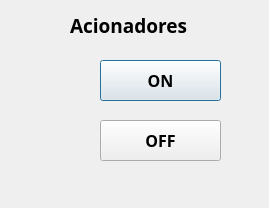
<?xml version="1.0" encoding="UTF-8"?>
<ui version="4.0">
 <class>Dialog</class>
 <widget class="QDialog" name="Dialog">
  <property name="geometry">
   <rect>
    <x>0</x>
    <y>0</y>
    <width>269</width>
    <height>208</height>
   </rect>
  </property>
  <property name="windowTitle">
   <string>Dialog</string>
  </property>
  <widget class="QLabel" name="label">
   <property name="geometry">
    <rect>
     <x>70</x>
     <y>10</y>
     <width>161</width>
     <height>31</height>
    </rect>
   </property>
   <property name="font">
    <font>
     <family>Arial Black</family>
     <pointsize>14</pointsize>
     <weight>75</weight>
     <bold>true</bold>
    </font>
   </property>
   <property name="text">
    <string>Acionadores</string>
   </property>
  </widget>
  <widget class="QLabel" name="label_2">
   <property name="geometry">
    <rect>
     <x>30</x>
     <y>0</y>
     <width>51</width>
     <height>41</height>
    </rect>
   </property>
   <property name="text">
    <string/>
   </property>
   <property name="pixmap">
    <pixmap>../../Downloads/led.png</pixmap>
   </property>
   <property name="scaledContents">
    <bool>true</bool>
   </property>
  </widget>
  <widget class="QLabel" name="label_3">
   <property name="geometry">
    <rect>
     <x>40</x>
     <y>60</y>
     <width>51</width>
     <height>41</height>
    </rect>
   </property>
   <property name="text">
    <string/>
   </property>
   <property name="pixmap">
    <pixmap>../../Downloads/on.ico</pixmap>
   </property>
   <property name="scaledContents">
    <bool>true</bool>
   </property>
  </widget>
  <widget class="QLabel" name="label_4">
   <property name="geometry">
    <rect>
     <x>40</x>
     <y>120</y>
     <width>51</width>
     <height>41</height>
    </rect>
   </property>
   <property name="text">
    <string/>
   </property>
   <property name="pixmap">
    <pixmap>../../Downloads/off.ico</pixmap>
   </property>
   <property name="scaledContents">
    <bool>true</bool>
   </property>
  </widget>
  <widget class="QPushButton" name="pushButton">
   <property name="geometry">
    <rect>
     <x>100</x>
     <y>60</y>
     <width>121</width>
     <height>41</height>
    </rect>
   </property>
   <property name="font">
    <font>
     <family>Arial Black</family>
     <pointsize>12</pointsize>
     <weight>75</weight>
     <bold>true</bold>
    </font>
   </property>
   <property name="text">
    <string>ON</string>
   </property>
  </widget>
  <widget class="QPushButton" name="pushButton_2">
   <property name="geometry">
    <rect>
     <x>100</x>
     <y>120</y>
     <width>121</width>
     <height>41</height>
    </rect>
   </property>
   <property name="font">
    <font>
     <family>Arial Black</family>
     <pointsize>12</pointsize>
     <weight>75</weight>
     <bold>true</bold>
    </font>
   </property>
   <property name="text">
    <string>OFF</string>
   </property>
  </widget>
  <widget class="QLabel" name="label_5">
   <property name="geometry">
    <rect>
     <x>60</x>
     <y>180</y>
     <width>151</width>
     <height>20</height>
    </rect>
   </property>
   <property name="text">
    <string/>
   </property>
  </widget>
 </widget>
 <resources/>
 <connections/>
</ui>
